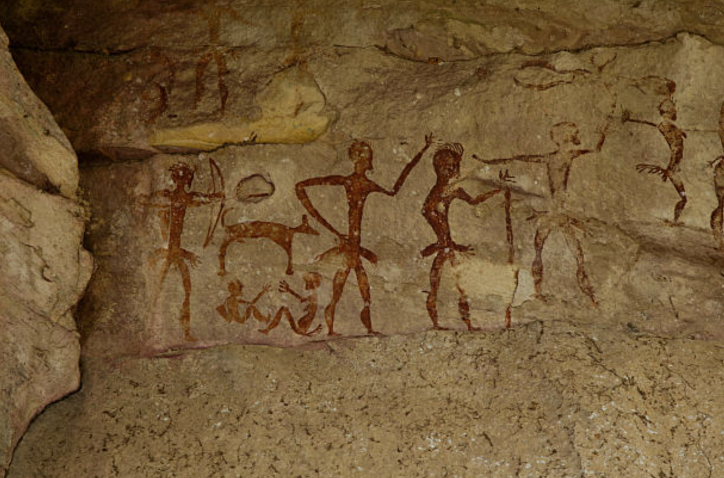
#> input picture data/train/Pintura 2. 10_abril_2024 copy 2.jpg, 1448 x 956 px (shown at 1/2 size); its folder holds only this picture in this run
$ python train_autoencoder.py
#> lines starting #> are read from the running program, lines starting #| are printed output that depends on the picture
### utils.py
import cv2
import numpy as np


def load_and_resize(path, size=(256, 256)):
#> called with size = (256, 256)
    img = cv2.imread(path)
#> img is the input picture: shape (956, 1448, 3); mean B, G, R 54.4, 89.5, 115.1
    img = cv2.cvtColor(img, cv2.COLOR_BGR2RGB)
    img = cv2.resize(img, size)
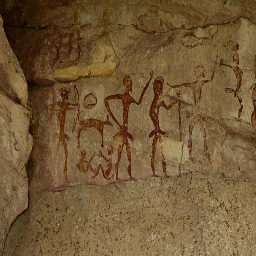
#> img: shape (256, 256, 3); mean R, G, B 115, 89.4, 54.3
    return img


# [20 lines left out: function align_images, not called in this run]

### train_autoencoder.py
import os
import numpy as np
import tensorflow as tf
from tensorflow.keras import layers, models
from utils import load_and_resize

DATA_DIR = "./data/train"
SAVE_PATH = "./models/autoencoder.h5"


def build_autoencoder():
#> (the run stopped early here; a loop or call above may not have finished)
